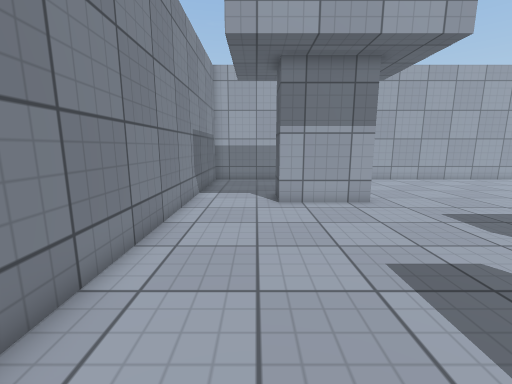
view 1 (above)

17 first-person views from a walk through a Unity game level. The camera is 1.2 m above the floor, tilts 10° down and sees 90° across. The floor is counted in squares, 0.5 m on a side. Each view is taken from the middle of a square. On the plan, view 1 faces up. The plan holds only what a view shows up to about 17 squares ahead; the rest is blank. The player character is not drawn. Surface patterns are stand-ins for the level's own textures.

view 2
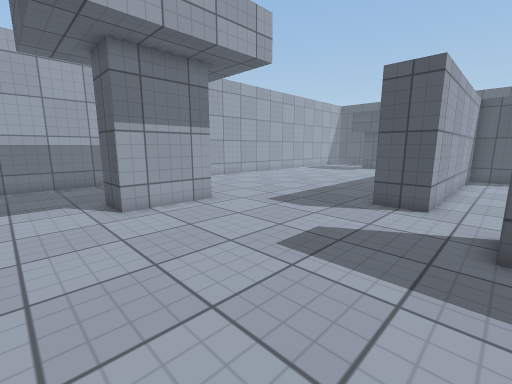

view 3
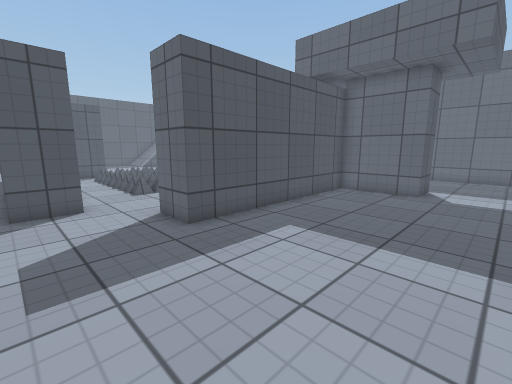

view 4
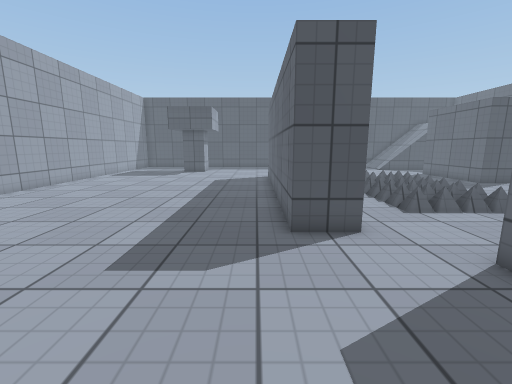

view 5
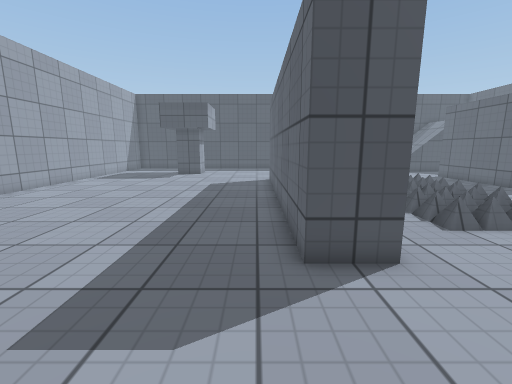

view 6
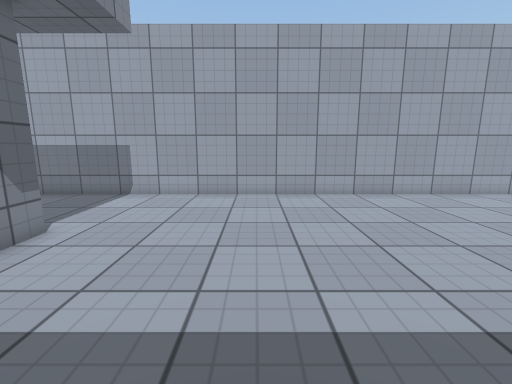

view 7
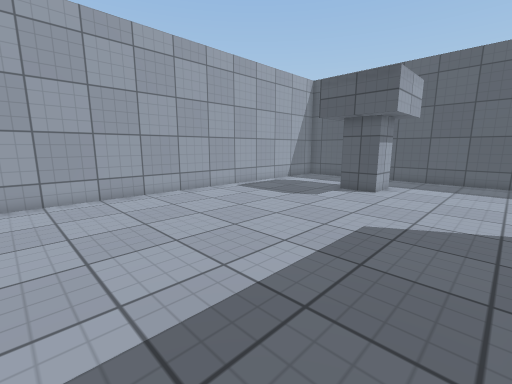

view 8
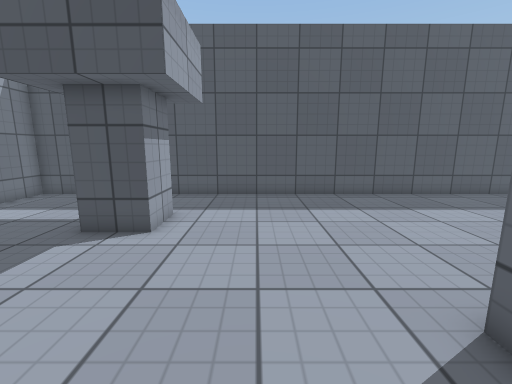

view 9
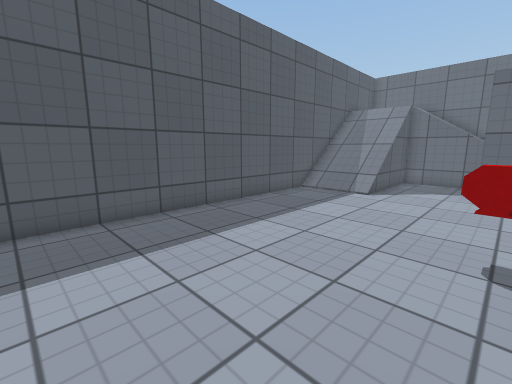

view 10
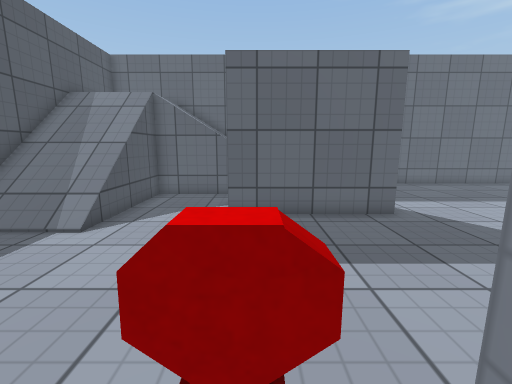

view 11
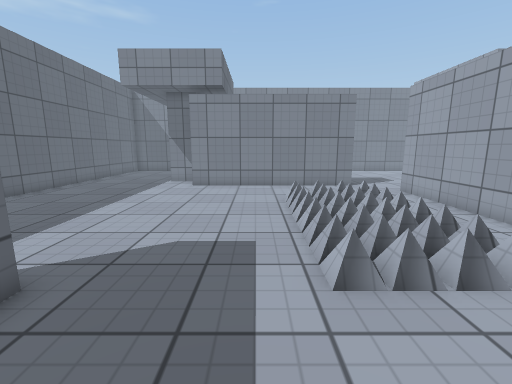

view 12
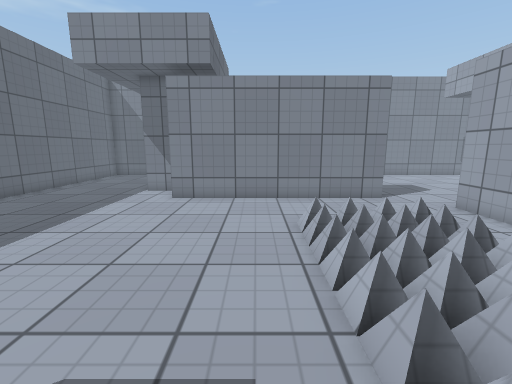

view 13
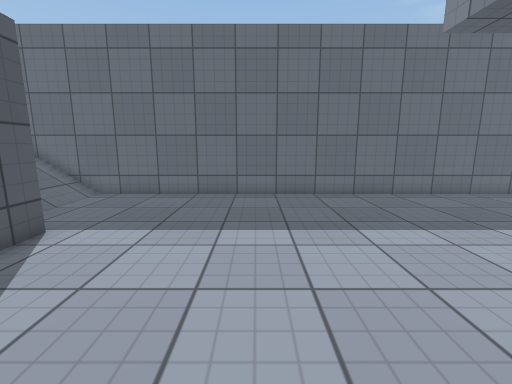

view 14
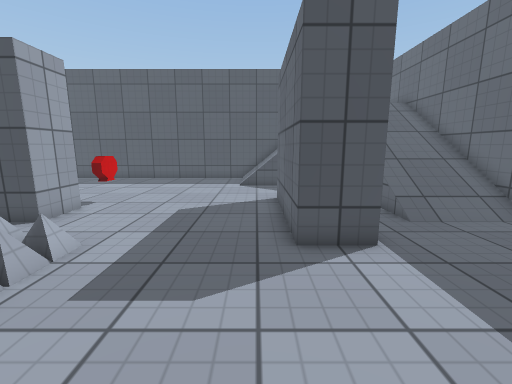

view 15
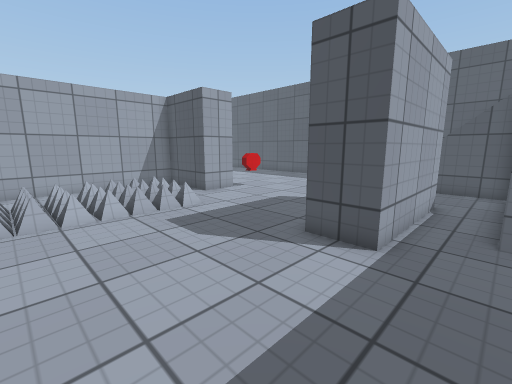

view 16
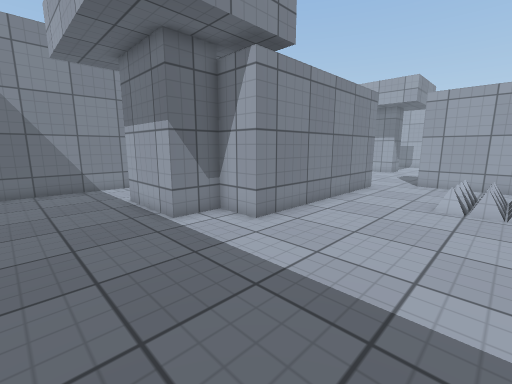

view 17
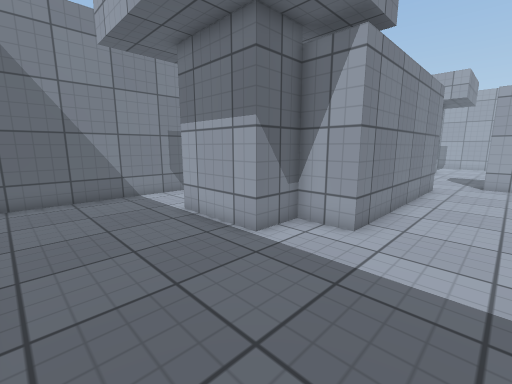

### Floor plan
Key: @ floor where view 1 was taken; # wall or solid block; . main floor; : floor 2.5 m higher than the main floor; / step, stairs or slope; ^ raised ledge; O other object.
Columns run from 3 left of view 1 to 33 right of it. Each row starts with its distance up from view 1.
 19  ############################     ###
 18  ...........................     ...#
 17 #............................   ....#
 16 #..................................
 15 #.... ............................
 14 #....  ..........................
 13 #...#   #.....................#
 12 #...#   #.....................#   ..#
 11 #...#####.....................###...#
 10 #...................................#
  9 #...................................#
  8 #...................................#
  7 #...................................#
  6 #...................................#
  5 #...........###############.........#
  4 #...........#############  .........#
  3 #...........#############  .........#
  2  .......................#  .........#
  1  .......###.............#  .........#
  0  ..@....###...OOOOOOOOO.#  .........#
 -1  .......###...OOOOOOOOO.###.........#
 -2  .......###...OOOOOOOOO.............#
 -3  .......###...OOOOOOOOO.............#
 -4  .......###.........................#
 -5  .......###.........................#
 -6  .......###.........................#
 -7  .......###.....................////#
 -8  .......###.....................////#
 -9 #...#######...........#######...////#
-10 #...#####.............#######...////#
-11 #...#####.............#######...////#
-12 #...............................////#
-13 #........................///////::::^
-14 #........................///////    ^
-15 #........................//////     ^
-16 #........................///////:   ^
-17 ################################^^^^^

Positions as (right, up) in squares from view 1, and headings:
1: (0, 0), facing up
2: (-2, 1), facing up-right
3: (-2, 5), facing down-right
4: (2, 6), facing right
5: (4, 6), facing right
6: (11, 6), facing up
7: (13, 6), facing up-right
8: (20, 8), facing right
9: (24, 6), facing down-right
10: (24, 0), facing down
11: (23, -5), facing left
12: (19, -5), facing left
13: (13, -4), facing down
14: (13, -8), facing right
15: (13, -13), facing up-right
16: (13, -15), facing up-left
17: (10, -16), facing up-left
